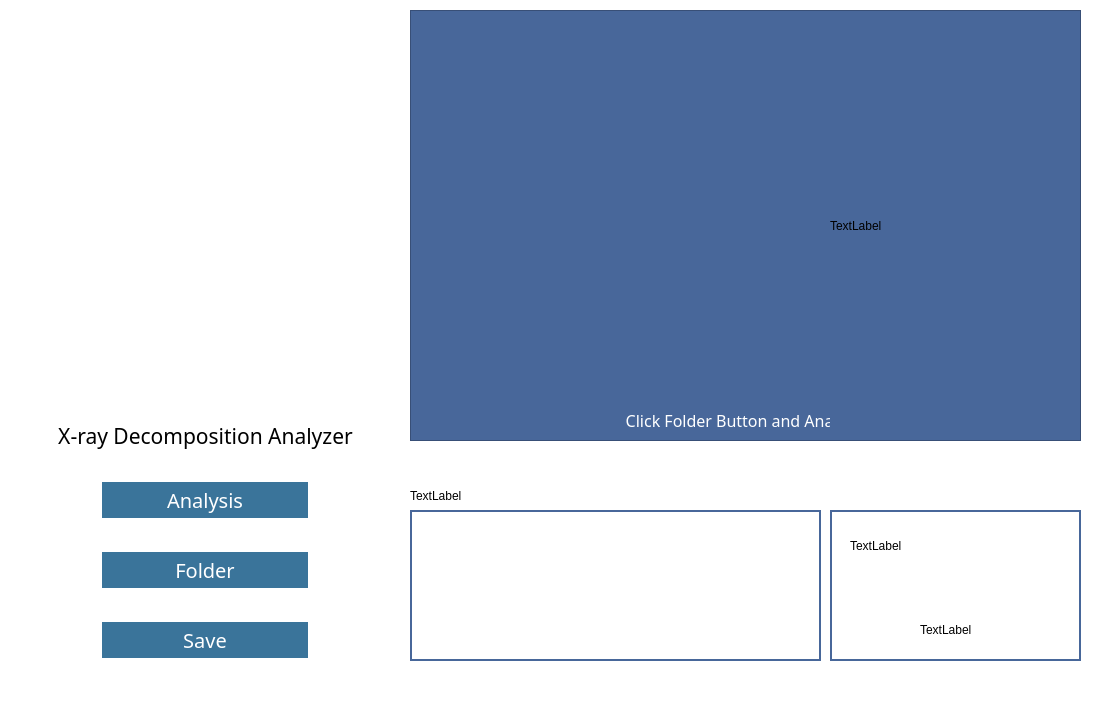
<?xml version="1.0" encoding="UTF-8"?>
<ui version="4.0">
 <class>MainWindow</class>
 <widget class="QMainWindow" name="MainWindow">
  <property name="geometry">
   <rect>
    <x>0</x>
    <y>0</y>
    <width>1100</width>
    <height>712</height>
   </rect>
  </property>
  <property name="windowTitle">
   <string>MainWindow</string>
  </property>
  <property name="styleSheet">
   <string notr="true">background-color: rgb(255, 255, 255);</string>
  </property>
  <widget class="QWidget" name="centralwidget">
   <widget class="QPushButton" name="AnalysisButton">
    <property name="geometry">
     <rect>
      <x>100</x>
      <y>480</y>
      <width>210</width>
      <height>40</height>
     </rect>
    </property>
    <property name="font">
     <font>
      <family>나눔스퀘어</family>
      <pointsize>15</pointsize>
      <weight>50</weight>
      <bold>false</bold>
     </font>
    </property>
    <property name="styleSheet">
     <string notr="true">background-color: rgb(58, 116, 154);
color: rgb(255, 255, 255);
border:2px solid #ffffff

</string>
    </property>
    <property name="text">
     <string>Analysis</string>
    </property>
    <property name="icon">
     <iconset>
      <normaloff>48390746_202618100682575_8438452542874058752_n.png</normaloff>48390746_202618100682575_8438452542874058752_n.png</iconset>
    </property>
    <property name="iconSize">
     <size>
      <width>20</width>
      <height>20</height>
     </size>
    </property>
    <property name="shortcut">
     <string/>
    </property>
   </widget>
   <widget class="QPushButton" name="FolderButton">
    <property name="geometry">
     <rect>
      <x>100</x>
      <y>550</y>
      <width>210</width>
      <height>40</height>
     </rect>
    </property>
    <property name="font">
     <font>
      <family>나눔스퀘어</family>
      <pointsize>15</pointsize>
      <weight>50</weight>
      <bold>false</bold>
     </font>
    </property>
    <property name="styleSheet">
     <string notr="true">background-color: rgb(58, 116, 154);
color: rgb(255, 255, 255);
border:2px solid #ffffff
</string>
    </property>
    <property name="text">
     <string>Folder</string>
    </property>
    <property name="icon">
     <iconset>
      <normaloff>48416912_1982736148469483_4136976498814877696_n.png</normaloff>48416912_1982736148469483_4136976498814877696_n.png</iconset>
    </property>
    <property name="iconSize">
     <size>
      <width>20</width>
      <height>20</height>
     </size>
    </property>
    <property name="shortcut">
     <string/>
    </property>
   </widget>
   <widget class="QPushButton" name="SaveButton">
    <property name="geometry">
     <rect>
      <x>100</x>
      <y>620</y>
      <width>210</width>
      <height>40</height>
     </rect>
    </property>
    <property name="font">
     <font>
      <family>나눔스퀘어</family>
      <pointsize>15</pointsize>
      <weight>50</weight>
      <bold>false</bold>
     </font>
    </property>
    <property name="styleSheet">
     <string notr="true">background-color: rgb(58, 116, 154);
color: rgb(255, 255, 255);
border:2px solid #ffffff
</string>
    </property>
    <property name="text">
     <string>Save</string>
    </property>
    <property name="icon">
     <iconset>
      <normaloff>48403613_290865764898025_369573556339605504_n.png</normaloff>48403613_290865764898025_369573556339605504_n.png</iconset>
    </property>
    <property name="iconSize">
     <size>
      <width>20</width>
      <height>20</height>
     </size>
    </property>
    <property name="shortcut">
     <string/>
    </property>
   </widget>
   <widget class="QFrame" name="dicom_frame">
    <property name="geometry">
     <rect>
      <x>410</x>
      <y>10</y>
      <width>671</width>
      <height>431</height>
     </rect>
    </property>
    <property name="styleSheet">
     <string notr="true">background-color: rgb(72, 103, 154);</string>
    </property>
    <property name="frameShape">
     <enum>QFrame::StyledPanel</enum>
    </property>
    <property name="frameShadow">
     <enum>QFrame::Raised</enum>
    </property>
    <widget class="QLabel" name="asset_label">
     <property name="geometry">
      <rect>
       <x>10</x>
       <y>10</y>
       <width>651</width>
       <height>381</height>
      </rect>
     </property>
     <property name="text">
      <string/>
     </property>
    </widget>
    <widget class="QLabel" name="innerText_label">
     <property name="geometry">
      <rect>
       <x>10</x>
       <y>400</y>
       <width>651</width>
       <height>20</height>
      </rect>
     </property>
     <property name="font">
      <font>
       <family>나눔스퀘어</family>
       <pointsize>12</pointsize>
      </font>
     </property>
     <property name="styleSheet">
      <string notr="true">color: rgb(255, 255, 255);</string>
     </property>
     <property name="text">
      <string>Click Folder Button and Analysis</string>
     </property>
     <property name="alignment">
      <set>Qt::AlignCenter</set>
     </property>
    </widget>
    <widget class="QLabel" name="chart_label">
     <property name="geometry">
      <rect>
       <x>420</x>
       <y>10</y>
       <width>241</width>
       <height>411</height>
      </rect>
     </property>
     <property name="text">
      <string>TextLabel</string>
     </property>
    </widget>
   </widget>
   <widget class="QLabel" name="list_label">
    <property name="geometry">
     <rect>
      <x>410</x>
      <y>510</y>
      <width>411</width>
      <height>151</height>
     </rect>
    </property>
    <property name="styleSheet">
     <string notr="true">border:2px solid rgb(72, 103, 154);</string>
    </property>
    <property name="text">
     <string/>
    </property>
    <property name="textFormat">
     <enum>Qt::PlainText</enum>
    </property>
   </widget>
   <widget class="QLabel" name="logo_label">
    <property name="geometry">
     <rect>
      <x>50</x>
      <y>20</y>
      <width>311</width>
      <height>371</height>
     </rect>
    </property>
    <property name="text">
     <string/>
    </property>
   </widget>
   <widget class="QLabel" name="result_label">
    <property name="geometry">
     <rect>
      <x>830</x>
      <y>510</y>
      <width>251</width>
      <height>151</height>
     </rect>
    </property>
    <property name="styleSheet">
     <string notr="true">border:2px solid rgb(72, 103, 154);</string>
    </property>
    <property name="text">
     <string/>
    </property>
    <property name="textFormat">
     <enum>Qt::PlainText</enum>
    </property>
   </widget>
   <widget class="QLabel" name="title_label">
    <property name="geometry">
     <rect>
      <x>45</x>
      <y>410</y>
      <width>321</width>
      <height>51</height>
     </rect>
    </property>
    <property name="font">
     <font>
      <family>나눔스퀘어</family>
      <pointsize>16</pointsize>
     </font>
    </property>
    <property name="text">
     <string>X-ray Decomposition Analyzer</string>
    </property>
    <property name="textFormat">
     <enum>Qt::PlainText</enum>
    </property>
    <property name="alignment">
     <set>Qt::AlignCenter</set>
    </property>
   </widget>
   <widget class="QLabel" name="result_label_1">
    <property name="geometry">
     <rect>
      <x>850</x>
      <y>540</y>
      <width>56</width>
      <height>12</height>
     </rect>
    </property>
    <property name="text">
     <string>TextLabel</string>
    </property>
   </widget>
   <widget class="QLabel" name="result_label_2">
    <property name="geometry">
     <rect>
      <x>920</x>
      <y>620</y>
      <width>56</width>
      <height>20</height>
     </rect>
    </property>
    <property name="text">
     <string>TextLabel</string>
    </property>
   </widget>
   <widget class="QLabel" name="list_label_name_1">
    <property name="geometry">
     <rect>
      <x>410</x>
      <y>490</y>
      <width>56</width>
      <height>12</height>
     </rect>
    </property>
    <property name="text">
     <string>TextLabel</string>
    </property>
   </widget>
  </widget>
  <widget class="QMenuBar" name="menubar">
   <property name="geometry">
    <rect>
     <x>0</x>
     <y>0</y>
     <width>1100</width>
     <height>21</height>
    </rect>
   </property>
  </widget>
  <widget class="QStatusBar" name="statusbar"/>
 </widget>
 <resources/>
 <connections/>
</ui>
